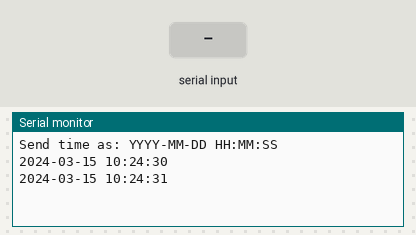
Simulated run of this sketch. Board: Arduino Uno, built with avr-gcc and run on an emulated ATmega328P. Parts: the last lines printed to the serial monitor. The inputs (shaded band) are chosen by the test bench. The local clock reads 2024-03-15 10:24:30 at power-on unless the sketch sets it.

Above: at 1.2 s.
1.3 s: "90,45,200,10,150,30\n" received over Serial
At 2.5 s:
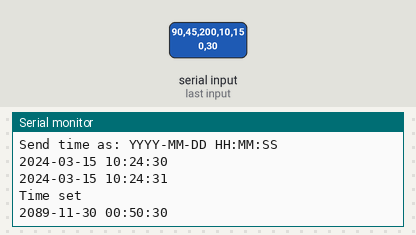
3.5 s: "30,150,10,200,45,90\n" received over Serial
At 4.8 s:
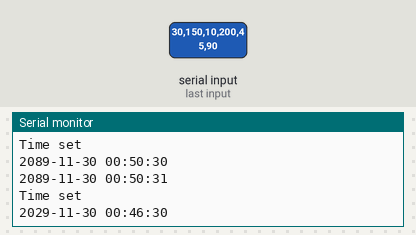
Timing chart, 0 to 6.5 s (numbered marks = the images above; inputs shaded):
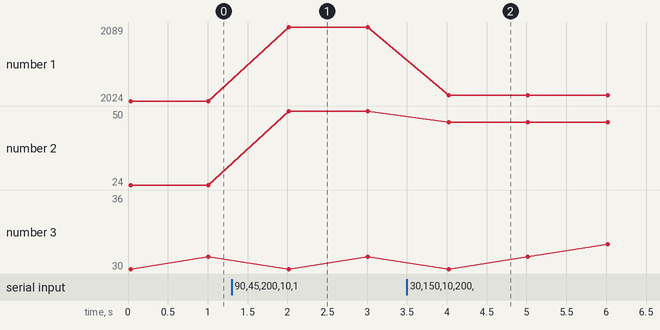

The sketch:

ds1307_sync.ino
```cpp
#include <RTClib.h>
#include <Wire.h>

RTC_DS1307 rtc;

// Sync the RTC time with the computer time sending it via serial
// `date +"%Y-%m-%d %H:%M:%S" > /dev/ttyACM0`
void setup() {
    Serial.begin(9600);
    Wire.begin();

    if (!rtc.begin()) {
        Serial.println("DS1307 not found");
        while (1)
            ;
    }
    Serial.println("Send time as: YYYY-MM-DD HH:MM:SS");
}

void loop() {
    if (Serial.available()) {
        String input = Serial.readStringUntil('\n');
        if (input.length() >= 19) {
            uint16_t year = input.substring(0, 4).toInt();
            uint8_t month = input.substring(5, 7).toInt();
            uint8_t day = input.substring(8, 10).toInt();
            uint8_t hour = input.substring(11, 13).toInt();
            uint8_t minute = input.substring(14, 16).toInt();
            uint8_t second = input.substring(17, 19).toInt();
            rtc.adjust(DateTime(year, month, day, hour, minute, second));
            Serial.println("Time set");
        }
    }

    DateTime now = rtc.now();
    char buffer[32];
    sprintf(buffer, "%04d-%02d-%02d %02d:%02d:%02d", now.year(), now.month(),
            now.day(), now.hour(), now.minute(), now.second());
    Serial.println(buffer);
    delay(1000);
}
```

Measured:
- after the input at 1.3 s, the serial monitor: prints a new line after 0.71 s (image 1)
- after the input at 3.5 s, the serial monitor: prints a new line after 0.52 s (image 2)
- plotted number 1: 2024 → 2089 after the input at 1.3 s, 2089 → 2029 after the input at 3.5 s
- plotted number 2: 24 → 50 after the input at 1.3 s, 50 → 46 after the input at 3.5 s
